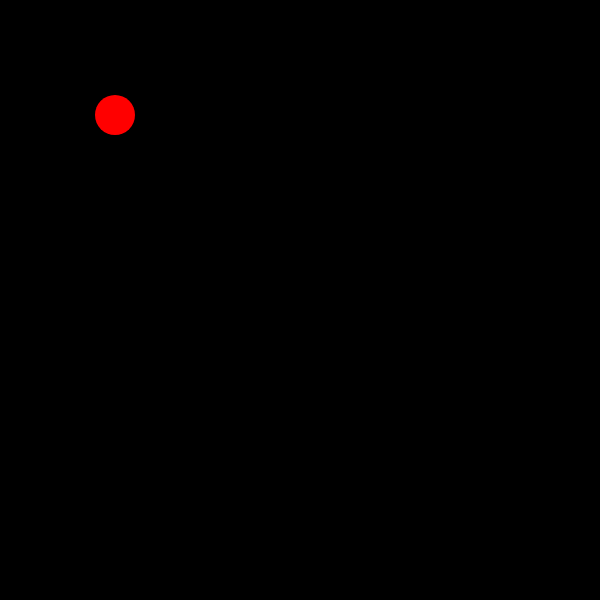
Frame 1 (no input)
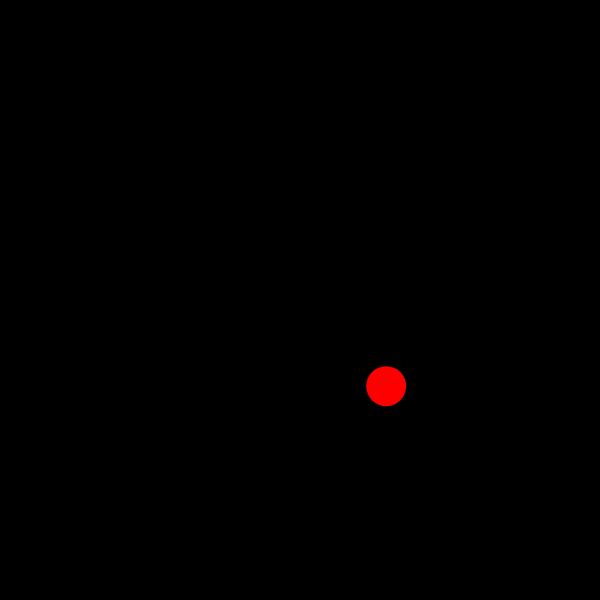
Frame 60 (no input)
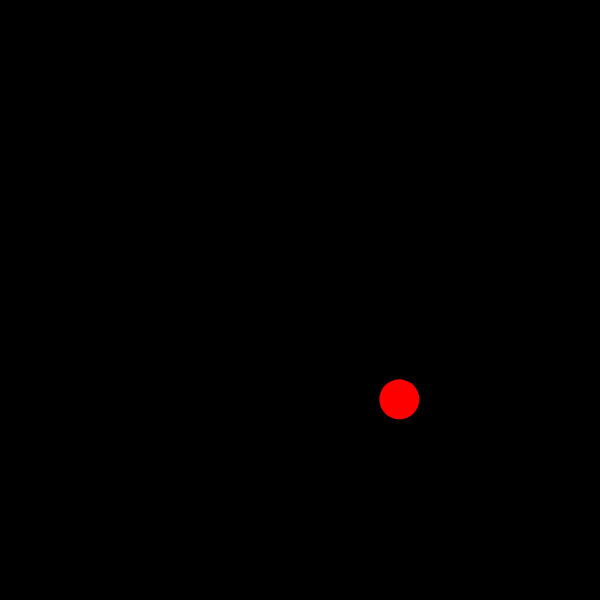
Frame 120 (the mouse pressed at the canvas centre since frame 60)

The p5.js sketch that drew these frames (run headless with seeded random() and noise() and a simulated clock; from frame 60 on, the mouse is pressed at the canvas centre):

// p5.js sketch
// ── sketch.js
// 円の座標
let x;
let y;
// 目的地の座標
let targetX;
let targetY;

const easing = 0.05;

function setup() {
  createCanvas(600, 600);
  noStroke();
  // グローバル変数に初期値を代入
  x = 100;
  y = 100;
  targetX = 400;
  targetY = 400;
}

function draw() {
  background(0);

  // 現在の位置と目的地の差分（距離）
  let distanceX = targetX - x;
  let distanceY = targetY - y;

  //現在のX座標に距離を足していく、イージングでスピードに変化を加える
  x = x + distanceX * easing;
  y = y + distanceY * easing;

  //　塗りと円の描画
  fill(255, 0, 0);
  ellipse(x, y, 40);
}
